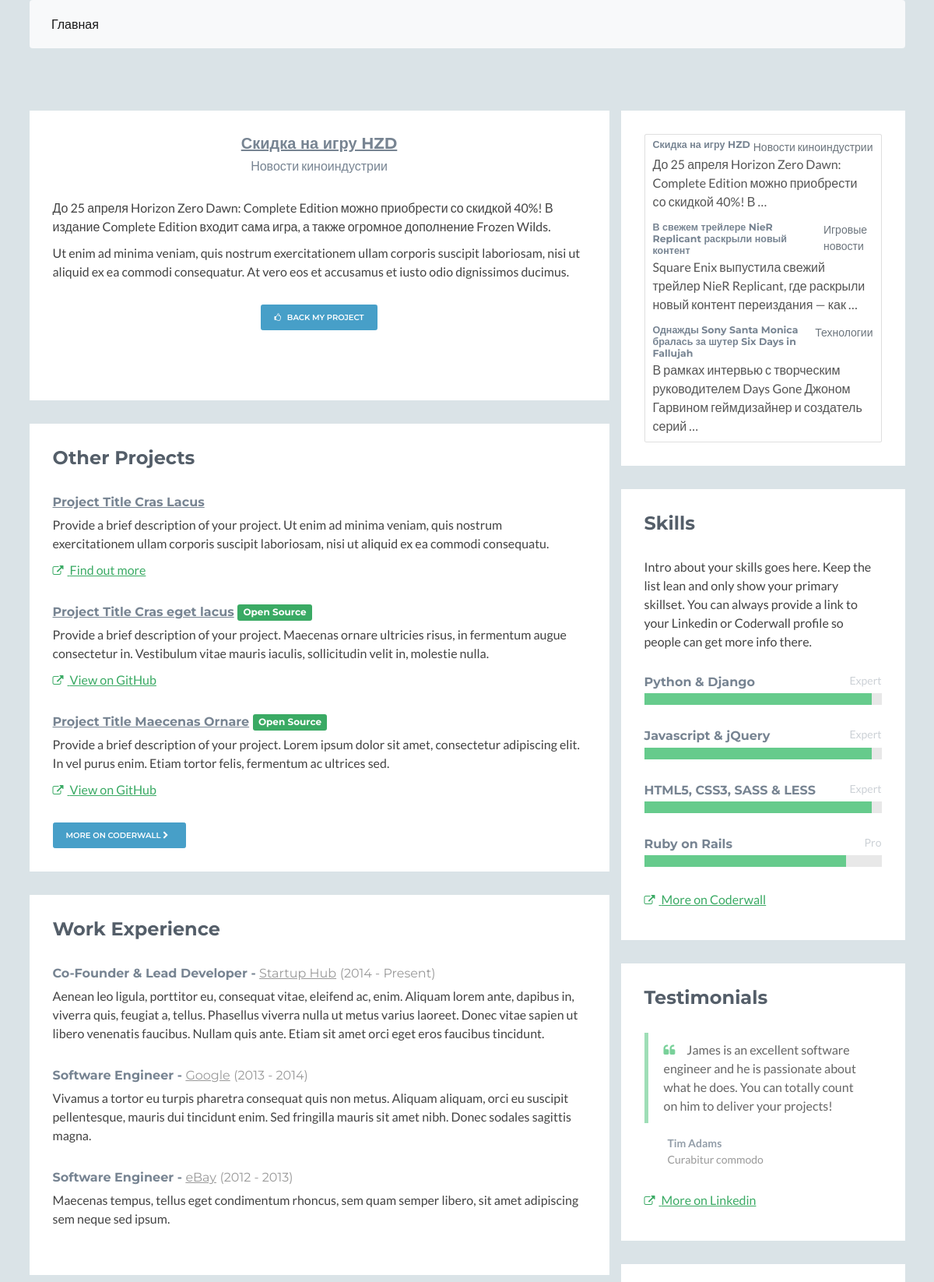
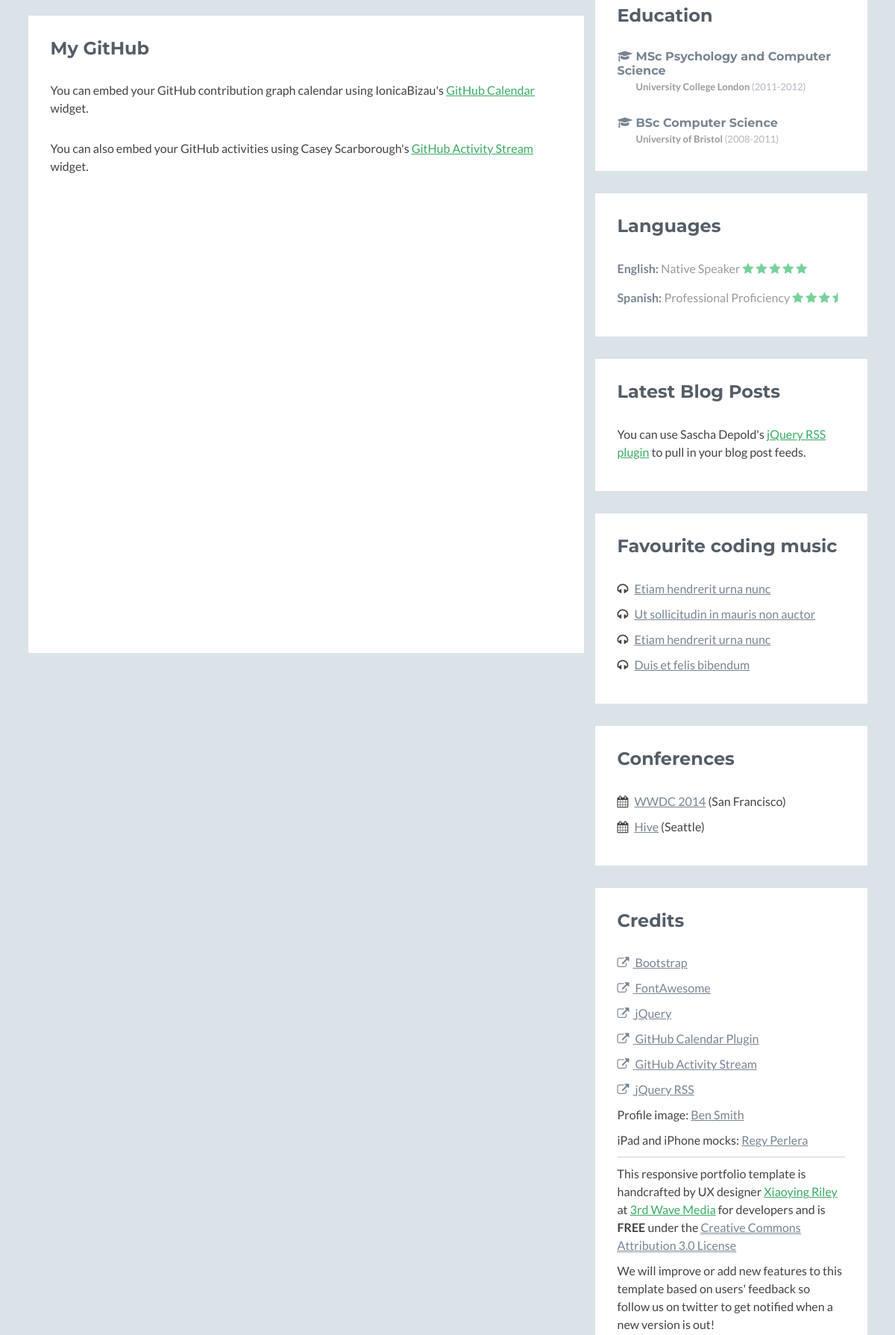
The page /news/hzd/ (upper part) on the database its author committed (2 pictures, top to bottom).
### gameblog/models.py (models this page shows, shortened)
class Post(models.Model):
    CATEGORIES = [
        (0, 'Все'),
        (1, 'Игровые новости'),
        (2, 'Технологии'),
        (3, 'Софт'),
        (4, 'Новости киноиндустрии'),
    ]
    title = models.CharField(max_length=200)
    content = models.TextField(blank=True)
    category = models.SmallIntegerField(choices=CATEGORIES, default=0)
    publish = models.BooleanField(default=False)
    slug = models.SlugField(null=False, unique=True, blank=True)
    class Meta:
        ordering = ('id', 'publish')

### gameblog/views.py (the view)
# urls.py: path('news/<str:slug>/', post_details, name='post_details'),
def post_details(request, slug):
    post = Post.objects.get(slug=slug)
    context = {'post': post}
    return render(request, 'gameblog/post_details.html', context)

### gameblog/templatetags/latest_three.py (called while the page is built)
@register.inclusion_tag('gameblog/latest_posts.html')
def latest_three():
    posts = Post.objects.all().filter(publish=True)[:3]
    return {'latest_posts': posts}

### templates/gameblog/post_details.html
{% extends "base.html" %}
{% load static %}
{% block content%}
               <section class="latest section">
                    <div class="section-inner">
                        <div class="content">
                            <div class="item featured text-center">
                                <h3 class="title"><a href="http://themes.3rdwavemedia.com/website-templates/responsive-bootstrap-theme-for-products-velocity/" target="_blank">{{post.title}}</a></h3>
                                <p class="summary">{{post.get_category_display}}</p>
                                <div class="desc text-left">
                                    <p>{{post.content}}</p>
                                    <p>Ut enim ad minima veniam, quis nostrum exercitationem ullam corporis suscipit laboriosam, nisi ut aliquid ex ea commodi consequatur. At vero eos et accusamus et iusto odio dignissimos ducimus.</p>
                                </div>
                                <a class="btn btn-cta-secondary" href="http://themes.3rdwavemedia.com/website-templates/responsive-bootstrap-theme-for-products-velocity/" target="_blank"><i class="fa fa-thumbs-o-up"></i> Back my project</a>
                            </div>
                        </div>
                    </div>
                </section>
{% endblock %}

### templates/gameblog/latest_posts.html
<div class="list-group">
    {% for post in latest_posts %}
        <a href="news/{{ post.slug }}" class="list-group-item list-group-item-action">
            <div class="d-flex w-100 justify-content-between">
                <h5 class="mb-1">{{ post.title }}</h5>
                <small class="text-muted">{{ post.get_category_display }}</small>
            </div>
            <p class="mb-1">{{ post.content|truncatewords:14 }}</p>
        </a>
    {% endfor %}
</div>

### static/css/styles.css (style rules this page uses)
body { font-family: 'Lato', arial, sans-serif; color: #434343; background: #DAE3E7; font-size: 16px; -webkit-font-smoothing: antialiased; -moz-osx-font-smoothing: grayscale; }
h1, h2, h3, h4, h5, h6 { font-family: 'Montserrat', sans-serif; font-weight: 700; color: #778492; }
a { color: #3AAA64; -webkit-transition: all 0.4s ease-in-out; -moz-transition: all 0.4s ease-in-out; -ms-transition: all 0.4s ease-in-out; -o-transition: all 0.4s ease-in-out; }
.btn, a.btn { -webkit-transition: all 0.4s ease-in-out; -moz-transition: all 0.4s ease-in-out; -ms-transition: all 0.4s ease-in-out; -o-transition: all 0.4s ease-in-out; font-family: 'Montserrat', arial, sans-serif; padding: 8px 16px; font-weight: bold; }
.btn .fa, a.btn .fa { margin-right: 5px; }
a.btn-cta-secondary, .btn-cta-secondary { background: #479FC8; border: 1px solid #479FC8; color: #fff; font-weight: 600; text-transform: uppercase; }
.section { margin-bottom: 30px; }
.section .section-inner { background: #fff; padding: 30px; }
.latest .item { margin-bottom: 30px; }
.latest .item .title { font-size: 18px; margin-top: 0; }
.latest .item .title a { color: #778492; }
.latest .featured { margin-bottom: 60px; }
.latest .featured .title { margin-bottom: 5px; font-size: 20px; }
.latest .featured .summary { margin-bottom: 30px; color: #778492; }
.latest .featured .desc { margin-bottom: 30px; }

### rows shown on the page
Post: title "Скидка на игру HZD", category "Новости киноиндустрии", content "До 25 апреля Horizon Zero Dawn: Complete Edition можно приобрести со скидкой 40%! В издание Complete Edition входит сама игра, а также огромное дополнение Frozen Wilds.", content "До 25 апреля Horizon Zero Dawn: Complete Edition можно приобрести со скидкой 40%! В …"
Post: title "В свежем трейлере NieR Replicant раскрыли новый контент", category "Игровые новости", content "Square Enix выпустила свежий трейлер NieR Replicant, где раскрыли новый контент переиздания — как …"
Post: title "Однажды Sony Santa Monica бралась за шутер Six Days in Fallujah", category "Технологии", content "В рамках интервью с творческим руководителем Days Gone Джоном Гарвином геймдизайнер и создатель серий …"
